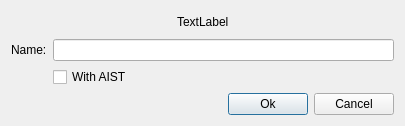
<?xml version="1.0" encoding="UTF-8"?>
<ui version="4.0">
 <class>EditAttribute</class>
 <widget class="QDialog" name="EditAttribute">
  <property name="geometry">
   <rect>
    <x>0</x>
    <y>0</y>
    <width>405</width>
    <height>126</height>
   </rect>
  </property>
  <property name="windowTitle">
   <string>Dialog</string>
  </property>
  <layout class="QVBoxLayout" name="verticalLayout">
   <item>
    <layout class="QHBoxLayout" name="horizontalLayout">
     <item>
      <spacer name="horizontalSpacer">
       <property name="orientation">
        <enum>Qt::Horizontal</enum>
       </property>
       <property name="sizeHint" stdset="0">
        <size>
         <width>40</width>
         <height>20</height>
        </size>
       </property>
      </spacer>
     </item>
     <item>
      <widget class="QLabel" name="typeLabel">
       <property name="text">
        <string>TextLabel</string>
       </property>
      </widget>
     </item>
     <item>
      <spacer name="horizontalSpacer_2">
       <property name="orientation">
        <enum>Qt::Horizontal</enum>
       </property>
       <property name="sizeHint" stdset="0">
        <size>
         <width>40</width>
         <height>20</height>
        </size>
       </property>
      </spacer>
     </item>
    </layout>
   </item>
   <item>
    <layout class="QFormLayout" name="formLayout">
     <item row="0" column="0">
      <widget class="QLabel" name="label">
       <property name="text">
        <string>Name:</string>
       </property>
      </widget>
     </item>
     <item row="0" column="1">
      <widget class="QLineEdit" name="nameEdit"/>
     </item>
     <item row="1" column="1">
      <widget class="QCheckBox" name="checkBox">
       <property name="text">
        <string>With AIST</string>
       </property>
      </widget>
     </item>
    </layout>
   </item>
   <item>
    <layout class="QHBoxLayout" name="horizontalLayout_2">
     <item>
      <spacer name="horizontalSpacer_3">
       <property name="orientation">
        <enum>Qt::Horizontal</enum>
       </property>
       <property name="sizeHint" stdset="0">
        <size>
         <width>40</width>
         <height>20</height>
        </size>
       </property>
      </spacer>
     </item>
     <item>
      <widget class="QPushButton" name="okButton">
       <property name="text">
        <string>Ok</string>
       </property>
      </widget>
     </item>
     <item>
      <widget class="QPushButton" name="cancelButton">
       <property name="text">
        <string>Cancel</string>
       </property>
      </widget>
     </item>
    </layout>
   </item>
  </layout>
 </widget>
 <resources/>
 <connections/>
</ui>
